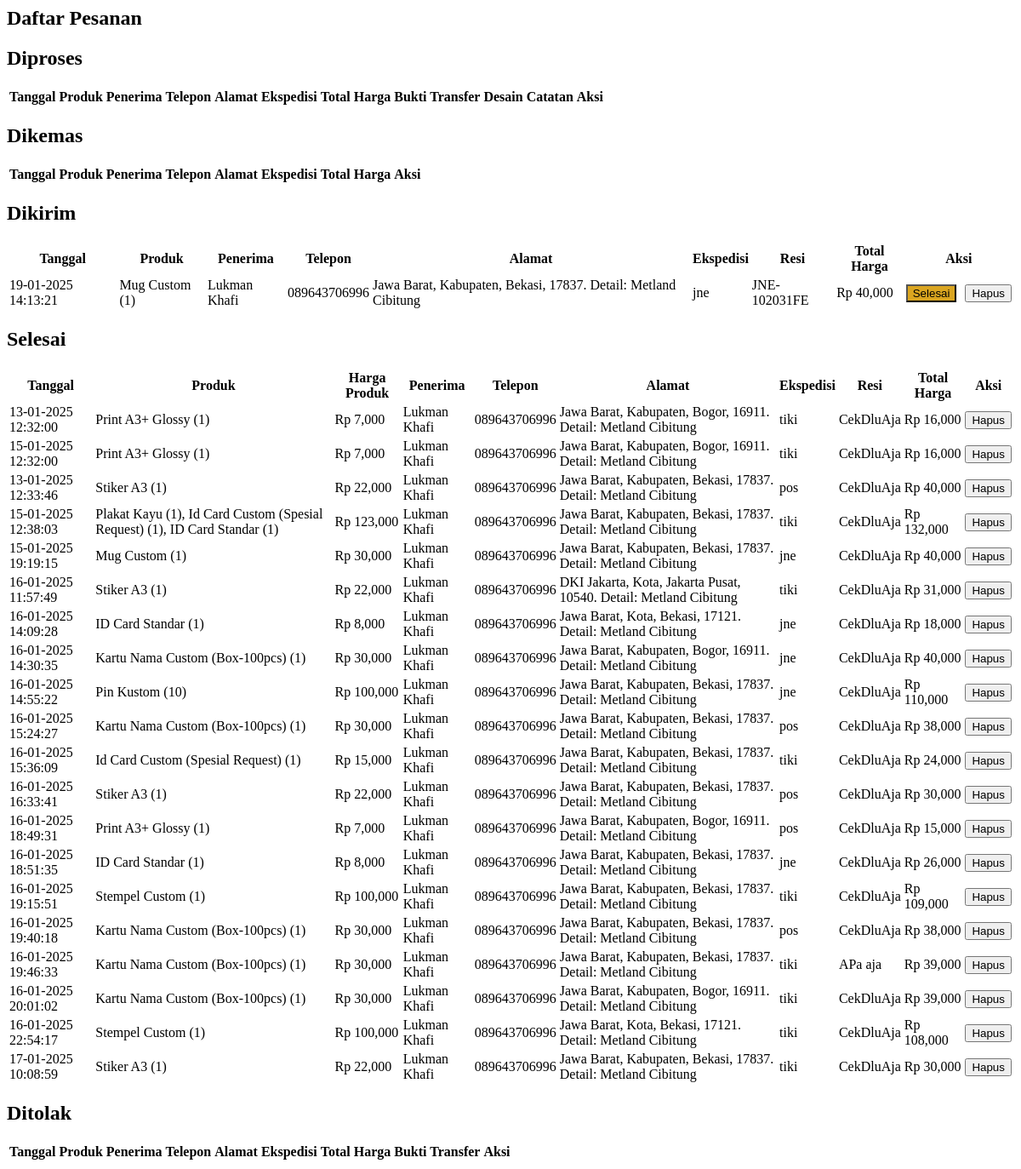
The page /admin/pesanan.php on the database its author committed.
### tables this page shows
CREATE TABLE `pesanan` (
  `id` int(11) NOT NULL,
  `id_user` int(11) NOT NULL,
  `namaLengkap` varchar(40) NOT NULL,
  `phone` varchar(13) NOT NULL,
  `alamat` varchar(100) NOT NULL,
  `ekspedisi` varchar(10) NOT NULL,
  `grand_total` varchar(8) NOT NULL,
  `total_ongkir` varchar(7) NOT NULL,
  `final_total` varchar(8) NOT NULL,
  `nama_produk` varchar(100) NOT NULL,
  `resi` varchar(12) NOT NULL,
  `tanggal` varchar(20) NOT NULL,
  `bukti` varchar(60) NOT NULL,
  `status_pesanan` varchar(10) NOT NULL,
  `desain` varchar(60) NOT NULL,
  `catatan` varchar(255) NOT NULL
);

### admin/pesanan.php (the view, shortened to what this page needs)
<section class="pesanan-section">
  <div class="pesanan" style="position: static;">
    <h1>Daftar Pesanan</h1>
    <div class="table">
      <div class="table-box">
        <div class="judul-box">
          <h1 class="processing-title">
            <i class="bx bx-loader-circle"></i> Diproses
          </h1>
        </div>
        <table id="tabel-proses">
          <thead>
            <tr>
              <th>Tanggal</th>
              <th>Produk</th>
              <th>Penerima</th>
              <th>Telepon</th>
              <th>Alamat</th>
              <th>Ekspedisi</th>
              <th>Total Harga</th>
              <th>Bukti Transfer</th>
              <th>Desain</th>
              <th>Catatan</th>
              <th>Aksi</th>
            </tr>
          </thead>
        </table>
      </div>
    </div>
    <div class="table">
      <div class="table-box">
        <div class="judul-box">
          <h1 class="packing-title">
            <i class="bx bx-package"></i> Dikemas
          </h1>
        </div>
        <table>
          <thead>
            <tr>
              <th>Tanggal</th>
              <th>Produk</th>
              <th>Penerima</th>
              <th>Telepon</th>
              <th>Alamat</th>
              <th>Ekspedisi</th>
              <th>Total Harga</th>
              <th>Aksi</th>
            </tr>
          </thead>
        </table>
      </div>
    </div>
    <div class="table">
      <div class="table-box">
        <h1 class="shipping-title">
          <i class="bx bx-send"></i> Dikirim
        </h1>
        <table id="tabel-kirim">
          <thead>
            <tr>
              <th>Tanggal</th>
              <th>Produk</th>
              <th>Penerima</th>
              <th>Telepon</th>
              <th>Alamat</th>
              <th>Ekspedisi</th>
              <th>Resi</th>
              <th>Total Harga</th>
              <th>Aksi</th>
            </tr>
          </thead>
          <tbody>
            <?php
            include("../php/config.php");
            $result = mysqli_query($con, "SELECT * FROM pesanan WHERE status_pesanan = 'dikirim'");
            while ($kirim = mysqli_fetch_assoc($result)):
              ?>
              <tr>
                <td>
                  <?= $kirim['tanggal'] ?>
                </td>
                <td>
                  <?= $kirim['nama_produk'] ?>
                </td>
                <td>
                  <?= $kirim['namaLengkap'] ?>
                </td>
                <td>
                  <?= $kirim['phone'] ?>
                </td>
                <td>
                  <?= $kirim['alamat'] ?>
                </td>
                <td>
                  <?= $kirim['ekspedisi'] ?>
                </td>
                <td>
                  <?= $kirim['resi'] ?>
                </td>
                <td>Rp
                  <?= number_format($kirim['final_total']) ?>
                </td>
                <td>
                  <div style="display: flex; justify-content: space-between; gap: 10px; width: 100%;">
                    <a href="#">
                      <button class="btn-hapus" id="selesai" data-id="<?= $kirim['id'] ?>"
                        style=" background-color: #DAA520;">Selesai</button>
                    </a>
                    <a href="hapus/hapus-kirim.php?id=<?= $kirim['id'] ?>" onclick="return confirm('Ingin menghapus?');">
                      <button class="btn-hapus">Hapus</button>
                    </a>
                  </div>
                </td>
              </tr>
            <?php endwhile; ?>
          </tbody>
        </table>
      </div>
    </div>
    <div class="table">
      <div class="table-box">
        <div class="judul-box">
          <h1 class="completed-title">
            <i class="bx bx-check-circle"></i> Selesai
          </h1>
        </div>
        <table>
          <thead>
            <tr>
              <th>Tanggal</th>
              <th>Produk</th>
              <th>Harga Produk</th>
              <th>Penerima</th>
              <th>Telepon</th>
              <th>Alamat</th>
              <th>Ekspedisi</th>
              <th>Resi</th>
              <th>Total Harga</th>
              <th>Aksi</th>
            </tr>
          </thead>
          <tbody>
            <?php
            include("../php/config.php");
            $result = mysqli_query($con, "SELECT * FROM pesanan WHERE status_pesanan = 'selesai'");
            while ($selesai = mysqli_fetch_assoc($result)):
              ?>
              <tr>
                <td>
                  <?= $selesai['tanggal'] ?>
                </td>
                <td>
                  <?= $selesai['nama_produk'] ?>
                </td>
                <td>Rp
                  <?= number_format($selesai['grand_total']) ?>
                </td>
                <td>
                  <?= $selesai['namaLengkap'] ?>
                </td>
                <td>
                  <?= $selesai['phone'] ?>
                </td>
                <td>
                  <?= $selesai['alamat'] ?>
                </td>
                <td>
                  <?= $selesai['ekspedisi'] ?>
                </td>
                <td>
                  <?= $selesai['resi'] ?>
                </td>
                <td>Rp
                  <?= number_format($selesai['final_total']) ?>
                </td>
                <td>
                  <a href="hapus/hapus-selesai.php?id=<?= $selesai["id"] ?>"
                    onclick="return confirm('Ingin menghapus?');"><button class="btn-hapus">Hapus</button></a>
                </td>
              </tr>
            <?php endwhile; ?>
          </tbody>
        </table>
      </div>
    </div>
    <div class="table">
      <div class="table-box">
        <div class="judul-box">
          <h1 class="rejected-title">
            <i class="bx bx-x-circle"></i> Ditolak
          </h1>
        </div>
        <table>
          <thead>
            <tr>
              <th>Tanggal</th>
              <th>Produk</th>
              <th>Penerima</th>
              <th>Telepon</th>
              <th>Alamat</th>
              <th>Ekspedisi</th>
              <th>Total Harga</th>
              <th>Bukti Transfer</th>
              <th>Aksi</th>
            </tr>
          </thead>
        </table>
      </div>
    </div>
  </div>
</section>

### rows shown on the page
pesanan: tanggal "19-01-2025 14:13:21", nama_produk "Mug Custom (1)", namaLengkap "Lukman Khafi", phone "089643706996", alamat "Jawa Barat, Kabupaten, Bekasi, 17837. Detail: Metland Cibitung", ekspedisi "jne", resi "JNE-102031FE", final_total "40,000"
pesanan: tanggal "13-01-2025 12:32:00", nama_produk "Print A3+ Glossy (1)", grand_total "7,000", namaLengkap "Lukman Khafi", phone "089643706996", alamat "Jawa Barat, Kabupaten, Bogor, 16911. Detail: Metland Cibitung", ekspedisi "tiki", resi "CekDluAja", final_total "16,000"
pesanan: tanggal "15-01-2025 12:32:00", nama_produk "Print A3+ Glossy (1)", grand_total "7,000", namaLengkap "Lukman Khafi", phone "089643706996", alamat "Jawa Barat, Kabupaten, Bogor, 16911. Detail: Metland Cibitung", ekspedisi "tiki", resi "CekDluAja", final_total "16,000"
pesanan: tanggal "13-01-2025 12:33:46", nama_produk "Stiker A3 (1)", grand_total "22,000", namaLengkap "Lukman Khafi", phone "089643706996", alamat "Jawa Barat, Kabupaten, Bekasi, 17837. Detail: Metland Cibitung", ekspedisi "pos", resi "CekDluAja", final_total "40,000"
pesanan: tanggal "15-01-2025 12:38:03", nama_produk "Plakat Kayu (1), Id Card Custom (Spesial Request) (1), ID Card Standar (1)", grand_total "123,000", namaLengkap "Lukman Khafi", phone "089643706996", alamat "Jawa Barat, Kabupaten, Bekasi, 17837. Detail: Metland Cibitung", ekspedisi "tiki", resi "CekDluAja", final_total "132,000"
pesanan: tanggal "15-01-2025 19:19:15", nama_produk "Mug Custom (1)", grand_total "30,000", namaLengkap "Lukman Khafi", phone "089643706996", alamat "Jawa Barat, Kabupaten, Bekasi, 17837. Detail: Metland Cibitung", ekspedisi "jne", resi "CekDluAja", final_total "40,000"
pesanan: tanggal "16-01-2025 11:57:49", nama_produk "Stiker A3 (1)", grand_total "22,000", namaLengkap "Lukman Khafi", phone "089643706996", alamat "DKI Jakarta, Kota, Jakarta Pusat, 10540. Detail: Metland Cibitung", ekspedisi "tiki", resi "CekDluAja", final_total "31,000"
pesanan: tanggal "16-01-2025 14:09:28", nama_produk "ID Card Standar (1)", grand_total "8,000", namaLengkap "Lukman Khafi", phone "089643706996", alamat "Jawa Barat, Kota, Bekasi, 17121. Detail: Metland Cibitung", ekspedisi "jne", resi "CekDluAja", final_total "18,000"
pesanan: tanggal "16-01-2025 14:30:35", nama_produk "Kartu Nama Custom (Box-100pcs) (1)", grand_total "30,000", namaLengkap "Lukman Khafi", phone "089643706996", alamat "Jawa Barat, Kabupaten, Bogor, 16911. Detail: Metland Cibitung", ekspedisi "jne", resi "CekDluAja", final_total "40,000"
pesanan: tanggal "16-01-2025 14:55:22", nama_produk "Pin Kustom (10)", grand_total "100,000", namaLengkap "Lukman Khafi", phone "089643706996", alamat "Jawa Barat, Kabupaten, Bekasi, 17837. Detail: Metland Cibitung", ekspedisi "jne", resi "CekDluAja", final_total "110,000"
pesanan: tanggal "16-01-2025 15:24:27", nama_produk "Kartu Nama Custom (Box-100pcs) (1)", grand_total "30,000", namaLengkap "Lukman Khafi", phone "089643706996", alamat "Jawa Barat, Kabupaten, Bekasi, 17837. Detail: Metland Cibitung", ekspedisi "pos", resi "CekDluAja", final_total "38,000"
pesanan: tanggal "16-01-2025 15:36:09", nama_produk "Id Card Custom (Spesial Request) (1)", grand_total "15,000", namaLengkap "Lukman Khafi", phone "089643706996", alamat "Jawa Barat, Kabupaten, Bekasi, 17837. Detail: Metland Cibitung", ekspedisi "tiki", resi "CekDluAja", final_total "24,000"
pesanan: tanggal "16-01-2025 16:33:41", nama_produk "Stiker A3 (1)", grand_total "22,000", namaLengkap "Lukman Khafi", phone "089643706996", alamat "Jawa Barat, Kabupaten, Bekasi, 17837. Detail: Metland Cibitung", ekspedisi "pos", resi "CekDluAja", final_total "30,000"
pesanan: tanggal "16-01-2025 18:49:31", nama_produk "Print A3+ Glossy (1)", grand_total "7,000", namaLengkap "Lukman Khafi", phone "089643706996", alamat "Jawa Barat, Kabupaten, Bogor, 16911. Detail: Metland Cibitung", ekspedisi "pos", resi "CekDluAja", final_total "15,000"
pesanan: tanggal "16-01-2025 18:51:35", nama_produk "ID Card Standar (1)", grand_total "8,000", namaLengkap "Lukman Khafi", phone "089643706996", alamat "Jawa Barat, Kabupaten, Bekasi, 17837. Detail: Metland Cibitung", ekspedisi "jne", resi "CekDluAja", final_total "26,000"
pesanan: tanggal "16-01-2025 19:15:51", nama_produk "Stempel Custom (1)", grand_total "100,000", namaLengkap "Lukman Khafi", phone "089643706996", alamat "Jawa Barat, Kabupaten, Bekasi, 17837. Detail: Metland Cibitung", ekspedisi "tiki", resi "CekDluAja", final_total "109,000"
pesanan: tanggal "16-01-2025 19:40:18", nama_produk "Kartu Nama Custom (Box-100pcs) (1)", grand_total "30,000", namaLengkap "Lukman Khafi", phone "089643706996", alamat "Jawa Barat, Kabupaten, Bekasi, 17837. Detail: Metland Cibitung", ekspedisi "pos", resi "CekDluAja", final_total "38,000"
pesanan: tanggal "16-01-2025 19:46:33", nama_produk "Kartu Nama Custom (Box-100pcs) (1)", grand_total "30,000", namaLengkap "Lukman Khafi", phone "089643706996", alamat "Jawa Barat, Kabupaten, Bekasi, 17837. Detail: Metland Cibitung", ekspedisi "tiki", resi "APa aja", final_total "39,000"
pesanan: tanggal "16-01-2025 20:01:02", nama_produk "Kartu Nama Custom (Box-100pcs) (1)", grand_total "30,000", namaLengkap "Lukman Khafi", phone "089643706996", alamat "Jawa Barat, Kabupaten, Bogor, 16911. Detail: Metland Cibitung", ekspedisi "tiki", resi "CekDluAja", final_total "39,000"
pesanan: tanggal "16-01-2025 22:54:17", nama_produk "Stempel Custom (1)", grand_total "100,000", namaLengkap "Lukman Khafi", phone "089643706996", alamat "Jawa Barat, Kota, Bekasi, 17121. Detail: Metland Cibitung", ekspedisi "tiki", resi "CekDluAja", final_total "108,000"
pesanan: tanggal "17-01-2025 10:08:59", nama_produk "Stiker A3 (1)", grand_total "22,000", namaLengkap "Lukman Khafi", phone "089643706996", alamat "Jawa Barat, Kabupaten, Bekasi, 17837. Detail: Metland Cibitung", ekspedisi "tiki", resi "CekDluAja", final_total "30,000"
